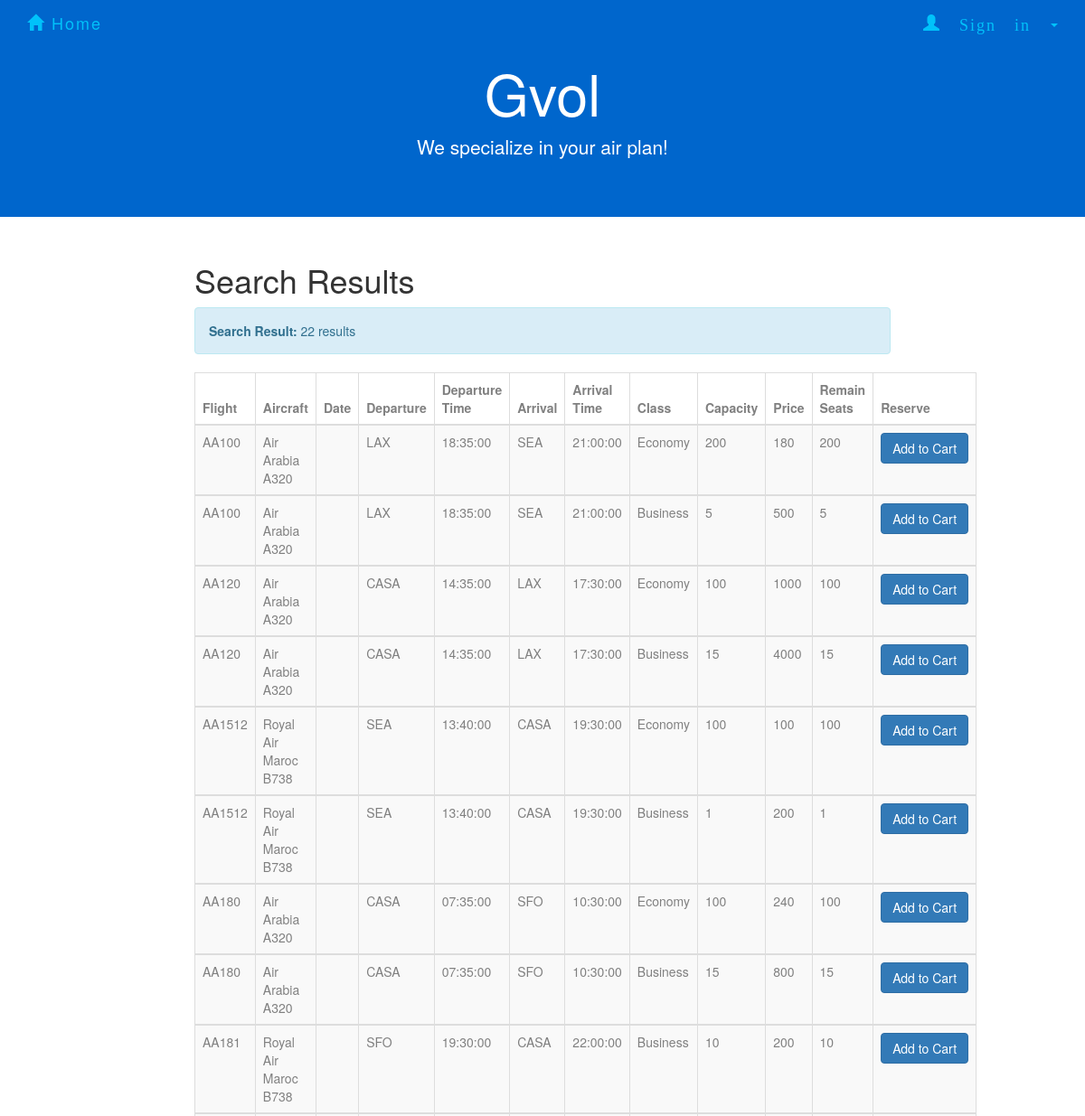
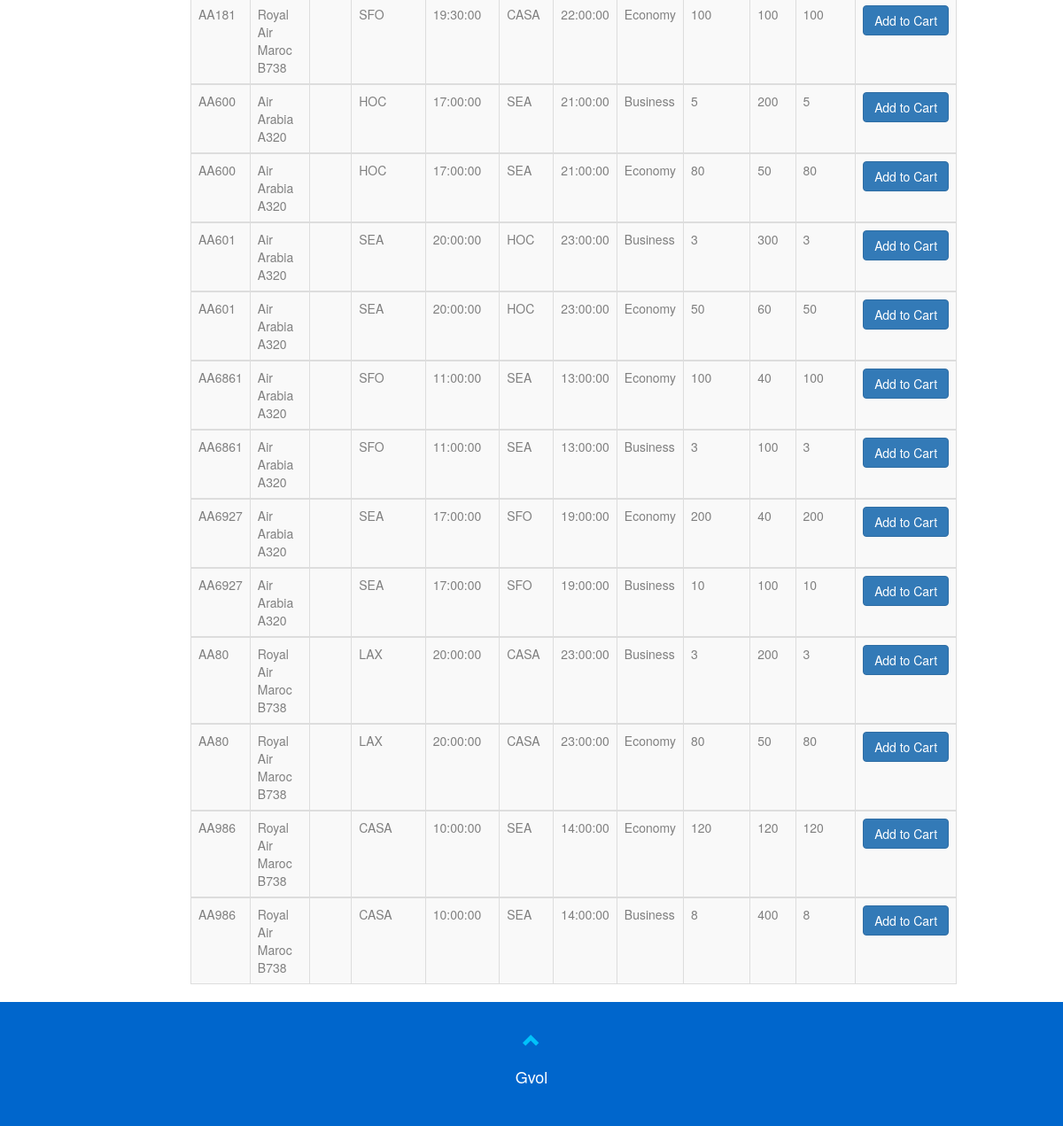
The page /volApp/SearchResultAll.php on the database its author committed (2 pictures, top to bottom).
### tables this page shows
CREATE TABLE `flight` (
  `number` varchar(20) NOT NULL,
  `airplane_id` varchar(10) NOT NULL,
  `departure` varchar(10) NOT NULL,
  `d_time` time NOT NULL,
  `arrival` varchar(10) NOT NULL,
  `a_time` time NOT NULL
);

CREATE TABLE `class` (
  `number` varchar(10) NOT NULL,
  `name` varchar(20) NOT NULL,
  `capacity` int(11) NOT NULL,
  `price` float NOT NULL
);

CREATE TABLE `airplane` (
  `ID` varchar(10) NOT NULL,
  `type` varchar(10) NOT NULL,
  `company` varchar(20) NOT NULL
);

### volApp/SearchResultAll.php (the view, shortened to what this page needs)
<!DOCTYPE html>
<html>
<html lang="en">
<head>
    <link rel="stylesheet" href="http://maxcdn.bootstrapcdn.com/bootstrap/3.3.5/css/bootstrap.min.css">
    <link rel="stylesheet" href="forcompany.css">
    <link rel="stylesheet" href="homepage.css">
    <link rel="stylesheet" href="AdminSignin.css">
  <link rel="stylesheet" type="text/css" href="Search.css">
 </head>
<body>
<nav class="navbar navbar-default navbar-fixed-top">
        <div class="container">
            <div class="navbar-header">
                <a class="navbar-brand" href="homepage.html"><span class="glyphicon glyphicon-home"></span> Home</a>
            </div>
            <div class="collapse navbar-collapse" id="myNavbar">
                <ul class="nav navbar-nav navbar-right">
                    <li class="dropdown" id = "new">
                        <a class="dropdown-toggle" data-toggle="dropdown" href="#"><span class="glyphicon glyphicon-user"> Sign in&nbsp;</span><span class="caret"></span>
                        </a>
                          </li>
                        </ul>
            </div>
        </div>
    </nav>
<div class="jumbotron text-center">
        <h1>Gvol</h1>
        <p>We specialize in your air plan!</p>
</div>
<div class="container-fluid text-center">
  <div class="row content">
    <div class="col-sm-2 sidenav">
    </div>
    <div class="col-sm-8 text-left">
      <h1>Search Results</h1>
<?php
include_once 'dbconnect2.php';
$selectdate = $_POST["selectdate"];
global $sql, $availableNumber;
    $sql = "SELECT *
            FROM flight FL,  class C, airplane AP
            WHERE (FL.number = C.number) AND (FL.airplane_id = AP.ID)
            ORDER BY FL.number";
$result = mysqli_query($con,$sql);
$rowcount = mysqli_num_rows($result);
if($rowcount == 0){
    echo "<div class='alert alert-info'><strong>Search Result: </strong>".$rowcount." result</div>";
}
else{
echo "<div class='alert alert-info'><strong>Search Result: </strong>".$rowcount." results</div>";
echo "<table class='table table-bordered table-striped table-hover'>
      <thead>
      <tr>
        <th>Flight</th>
        <th>Aircraft</th>
        <th>Date</th>
        <th>Departure</th>
        <th>Departure Time</th>
        <th>Arrival</th>
        <th>Arrival Time</th>
        <th>Class</th>
        <th>Capacity</th>
        <th>Price</th>
        <th>Remain Seats</th>
        <th>Reserve</th>
      </tr>
      </thead>";
while($row = mysqli_fetch_array($result)) {
    echo "<tbody><tr>";
    echo "<td>" . $row['number'] . "</td>";
    echo "<td>" . $row['company']." ".$row['type']. "</td>";
    echo "<td>" . $selectdate . "</td>";
    echo "<td>" . $row['departure'] . "</td>";
    echo "<td>" . $row['d_time'] . "</td>";
    echo "<td>" . $row['arrival'] . "</td>";
    echo "<td>" . $row['a_time'] . "</td>";
    echo "<td>" . $row['name'] . "</td>";
    echo "<td>" . $row['capacity'] . "</td>";
    echo "<td>" . $row['price'] . "</td>";
        $seatreserved = "SELECT flightno, classtype, COUNT(*)
                    FROM book B
                    WHERE B.date = '".$selectdate."' AND B.flightno = '".$row['number']."'AND B.classtype ='".$row['name']."' AND paid=1
                    GROUP BY flightno, classtype";
        $reserved = mysqli_query($con, $seatreserved);
        $reservedNumber = mysqli_fetch_array($reserved);
        $capacity = mysqli_query($con, "SELECT capacity FROM class C WHERE C.number='".$row['number']."' AND C.name= '".$row['name']."'");
        $capacityNumber = mysqli_fetch_array($capacity);
        if(mysqli_num_rows($reserved)>0){
            $availableNumber = $capacityNumber['capacity'] - $reservedNumber['COUNT(*)'];
        }else{
            $availableNumber = $capacityNumber['capacity'];
        }
        echo "<td>".$availableNumber."</td>";
    if($availableNumber>0){
    echo '<td>
        <form action="shoppingcart.php" method="post">
        <input type="hidden" name="flightno" value="'.$row['number'].'">
        <input type="hidden" name="classtype" value="'.$row['name'].'">
        <input type="hidden" name="price" value="'.$row['price'].'">
        <input type="hidden" name="date" value="'.$selectdate.'">
        <input type="hidden" name="type" value="all">
        <button type="submit" class="btn btn-primary">Add to Cart</button>
        </form>
        </td>';
    }else{
        echo "<td><button type='button' class='btn btn-warning' onclick='myFunction()'>Not Available</button></td>";
    }
    echo "</tr>";
}
echo " </tbody></table>";
}
?>
    </div>
  </div>
</div>
<footer class="container-fluid text-center">
        <a href="#signUpPage" title="To Top">
            <span class="glyphicon glyphicon-chevron-up"></span>
        </a>
        <p>Gvol</p>
</footer>
</body>
</html>

### volApp/forcompany.css (style rules this page uses)
.jumbotron { background-color: #0066cc; color: #ffffff; }
.navbar { margin-bottom: 0; background-color: #0066cc; border: 0; font-size: 18px !important; letter-spacing: 2px; opacity: 0.9; }
.navbar li a, .navbar .navbar-brand { color: #00ccff !important; }
footer { background-color: #0066cc; color: #fff; padding: 32px; font-size: 18px; }
footer .glyphicon { font-size: 20px; margin-bottom: 20px; color: #00ccff; opacity: 0.9; }

### volApp/AdminSignin.css (style rules this page uses)
th { width: 50px; height: 10px; color: gray; }
td { color: gray; }

### volApp/Search.css (style rules this page uses)
.jumbotron { background-color: #0066cc; color: #ffffff; }
.navbar { margin-bottom: 0; background-color: #0066cc; border: 0; font-size: 18px !important; letter-spacing: 2px; opacity: 0.9; }
.navbar li a, .navbar .navbar-brand { color: #00ccff !important; }
footer { background-color: #0066cc; color: #fff; padding: 32px; font-size: 18px; }
footer .glyphicon { font-size: 20px; margin-bottom: 20px; color: #00ccff; opacity: 0.9; }

### rows shown on the page
flight: class.number "AA100", airplane.company "Air Arabia", airplane.type "A320", departure "LAX", d_time "18:35:00", arrival "SEA", a_time "21:00:00", class.name "Economy", class.capacity "200", class.price "180", class.name "Business", class.capacity "5", class.price "500"
flight: class.number "AA120", airplane.company "Air Arabia", airplane.type "A320", departure "CASA", d_time "14:35:00", arrival "LAX", a_time "17:30:00", class.name "Economy", class.capacity "100", class.price "1000", class.name "Business", class.capacity "15", class.price "4000"
flight: class.number "AA1512", airplane.company "Royal Air Maroc", airplane.type "B738", departure "SEA", d_time "13:40:00", arrival "CASA", a_time "19:30:00", class.name "Economy", class.capacity "100", class.price "100", class.name "Business", class.capacity "1", class.price "200"
flight: class.number "AA180", airplane.company "Air Arabia", airplane.type "A320", departure "CASA", d_time "07:35:00", arrival "SFO", a_time "10:30:00", class.name "Economy", class.capacity "100", class.price "240", class.name "Business", class.capacity "15", class.price "800"
flight: class.number "AA181", airplane.company "Royal Air Maroc", airplane.type "B738", departure "SFO", d_time "19:30:00", arrival "CASA", a_time "22:00:00", class.name "Business", class.capacity "10", class.price "200", class.name "Economy", class.capacity "100", class.price "100"
flight: class.number "AA600", airplane.company "Air Arabia", airplane.type "A320", departure "HOC", d_time "17:00:00", arrival "SEA", a_time "21:00:00", class.name "Business", class.capacity "5", class.price "200", class.name "Economy", class.capacity "80", class.price "50"
flight: class.number "AA601", airplane.company "Air Arabia", airplane.type "A320", departure "SEA", d_time "20:00:00", arrival "HOC", a_time "23:00:00", class.name "Business", class.capacity "3", class.price "300", class.name "Economy", class.capacity "50", class.price "60"
flight: class.number "AA6861", airplane.company "Air Arabia", airplane.type "A320", departure "SFO", d_time "11:00:00", arrival "SEA", a_time "13:00:00", class.name "Economy", class.capacity "100", class.price "40", class.name "Business", class.capacity "3", class.price "100"
flight: class.number "AA6927", airplane.company "Air Arabia", airplane.type "A320", departure "SEA", d_time "17:00:00", arrival "SFO", a_time "19:00:00", class.name "Economy", class.capacity "200", class.price "40", class.name "Business", class.capacity "10", class.price "100"
flight: class.number "AA80", airplane.company "Royal Air Maroc", airplane.type "B738", departure "LAX", d_time "20:00:00", arrival "CASA", a_time "23:00:00", class.name "Business", class.capacity "3", class.price "200", class.name "Economy", class.capacity "80", class.price "50"
flight: class.number "AA986", airplane.company "Royal Air Maroc", airplane.type "B738", departure "CASA", d_time "10:00:00", arrival "SEA", a_time "14:00:00", class.name "Economy", class.capacity "120", class.price "120", class.name "Business", class.capacity "8", class.price "400"

### other values the page prints
$rowcount "22"
